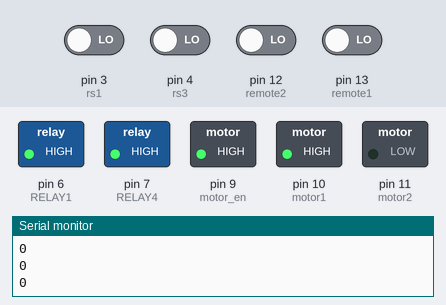
A sketch run on a simulated Arduino Uno, built with avr-gcc and run on an emulated ATmega328P. On the bench: switched loads named in the sketch (green lamp = pin HIGH), the last lines printed to the serial monitor. Inputs (shaded band) come from the test bench; at power-on: pin 3 (rs1), pin 4 (rs3), pin 12 (remote2), pin 13 (remote1) LOW.

Above: at 1.2 s.
1.3 s: pin 3 (rs1) driven HIGH
At 1.9 s:
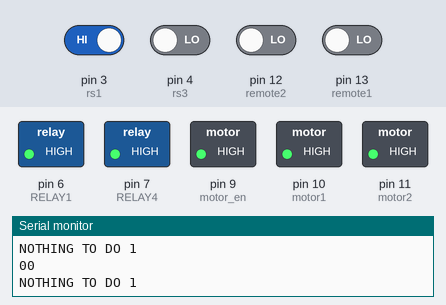
2.8 s: pin 13 (remote1) driven HIGH
At 3.3 s:
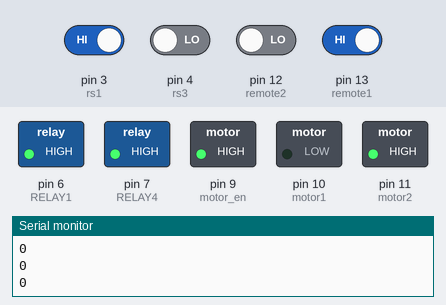
4.3 s: pin 4 (rs3) driven HIGH
At 5.2 s:
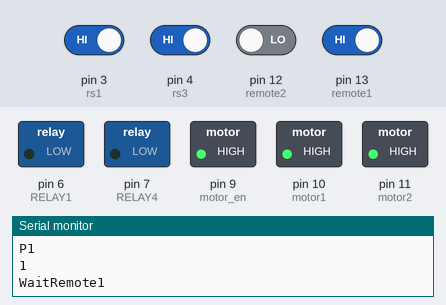
5.8 s: pin 4 (rs3) driven LOW
At 7.0 s:
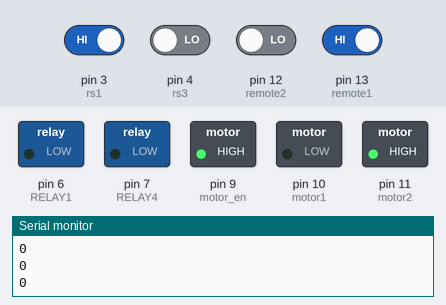
7.3 s: pin 4 (rs3) driven HIGH and pin 13 (remote1) driven LOW
At 8.7 s:
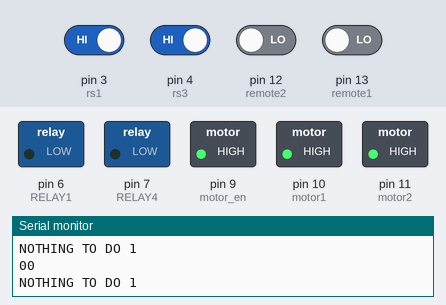
Timing chart, 0 to 10.3 s (numbered marks = the images above; inputs shaded):
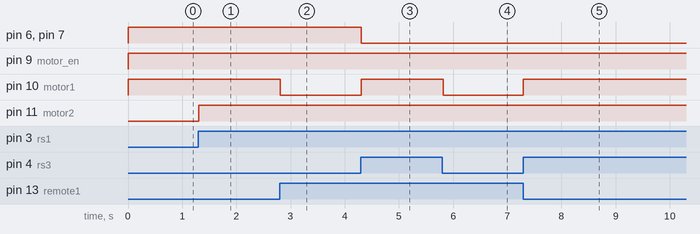

The sketch:

full_v5.ino
```cpp
#define remote1 13  // downward
#define remote2 12  // upward
//#define remote3 8
//#define remote4 5
#define RELAY1 6
#define RELAY4 7
#define motor1 10
#define motor2 11
#define motor_en 9
#define rs1 3  // top
//#define rs2 2  // middle
#define rs3 4  // below
int num = 0;
int reedNum = 0;
int H = 1;
int L = 0;

void setup() {
  // put your setup code here, to run once:
  pinMode(remote1, INPUT);
  pinMode(remote2, INPUT);
//  pinMode(remote3, INPUT);
//  pinMode(remote4, INPUT);
  pinMode(RELAY1, OUTPUT);
  pinMode(RELAY4, OUTPUT);
  pinMode(motor1, OUTPUT);
  pinMode(motor2, OUTPUT);
  pinMode(motor_en, OUTPUT);
  pinMode(rs1, INPUT);
//  pinMode(rs2, INPUT);
  pinMode(rs3, INPUT);
  Serial.begin(9600);

  // relay openning function
  digitalWrite(RELAY1, HIGH);
  digitalWrite(RELAY4, HIGH);

}

void loop() {
  // put your main code here, to run repeatedly:
  // motor pausing function
  analogWrite(motor_en, 255);
  digitalWrite(motor1, HIGH);
  digitalWrite(motor2, HIGH);

  if (digitalRead(rs1) == H) {
    reedNum = 1;
    Serial.println("WaitRemote1");
  }
  else if (digitalRead(rs3) == H) {
    reedNum = 2;
    Serial.println("WaitRemote2");
  }
//  else if (digitalRead(rs2) == H) {
//    reedNum = 3;
//    Serial.println("WaitInitial");
//  }
  else {
    reedNum = 0;
    Serial.println("NOTHING TO WAIT");
  }

  switch (reedNum) {
  case 1:
  {
  	do {
  		Serial.print(digitalRead(remote1));
  		Serial.print(digitalRead(remote2));
  		Serial.println();

  		if (digitalRead(remote1) == HIGH) {
  			num = 1;
  			Serial.println("P1");
  		}
  		else if (digitalRead(remote2) == HIGH) {
  			num = 2;
  			Serial.println("P2");
  		}
  		else {
    		num = 0;
    		Serial.println("NOTHING TO DO 1");
    		}
  	} while (num != 1);

  	if (num == 1) {
      do {
        analogWrite(motor_en, 255);
        digitalWrite(motor1, LOW);
        digitalWrite(motor2, HIGH);
        Serial.println(digitalRead(rs3));
      } while (digitalRead(rs3) != H);

      digitalWrite(RELAY1, LOW);
      digitalWrite(RELAY4, LOW);

      analogWrite(motor_en, 255);
      digitalWrite(motor1, HIGH);
      digitalWrite(motor2, HIGH);
    }


    num = 0;
    reedNum = 0;
    break;
  }

  case 2:
  {
      while (num != 2) {
  		Serial.print(digitalRead(remote1));
  		Serial.print(digitalRead(remote2));
  		Serial.println();

  		if (digitalRead(remote1) == HIGH) {
  			num = 1;
  			Serial.println("P1");
  		}
  		else if (digitalRead(remote2) == HIGH) {
  			num = 2;
  			Serial.println("P2");
  		}
  		else {
    		num = 0;
    		Serial.println("NOTHING TO DO 2");
    		}
  	}

  	digitalWrite(RELAY1, HIGH);
    digitalWrite(RELAY4, HIGH);

  	if (num == 2) {
  		do {
  			analogWrite(motor_en, 255);
        digitalWrite(motor1, HIGH);
        digitalWrite(motor2, LOW);
  			Serial.println(digitalRead(rs1));
  		} while (digitalRead(rs1) != H);
  		analogWrite(motor_en, 255);
  		digitalWrite(motor1, HIGH);
  		digitalWrite(motor2, HIGH);
  	}

    num = 0;
    reedNum = 0;
    break;
  }

//  case 3:
//  {
//  	while (digitalRead(rs1) != HIGH) {
//  		digitalWrite(motor_en, HIGH);
//  		digitalWrite(motor1, HIGH);
//  		digitalWrite(motor2, LOW);
//  	}
//
//    Serial.println("Bye Bye");
//    reedNum = 0;
//    break;
//  }

  case 0:
  {
    do {
        analogWrite(motor_en, 255);
        digitalWrite(motor1, HIGH);
        digitalWrite(motor2, LOW);
        Serial.println(digitalRead(rs1));
      } while (digitalRead(rs1) != H);
    analogWrite(motor_en, 255);
    digitalWrite(motor1, HIGH);
    digitalWrite(motor2, HIGH);

    Serial.println("Bye");
    break;
  }

  }

}
```

Measured:
- after the input at 1.3 s, pin 11 (motor2): LOW → HIGH at once
- after the input at 2.8 s, pin 10 (motor1): HIGH → LOW at once
- after the input at 4.3 s, pin 6 (RELAY1), pin 7 (RELAY4): HIGH → LOW at once; pin 10 (motor1): LOW → HIGH at once
- after the input at 5.8 s, pin 10 (motor1): HIGH → LOW at once
- after the input at 7.3 s, pin 10 (motor1): LOW → HIGH at once
